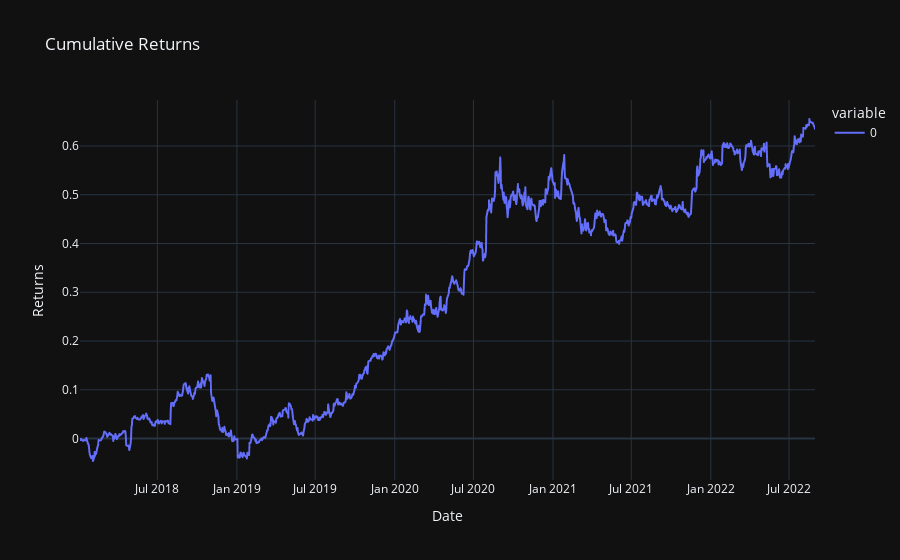

The notebook cell this image was saved under:
### Code cell
px.line(cumRet, title = "Cumulative Returns", labels={"value": "Returns"},template="plotly_dark")

### Figure 1 — Plotly figure (JSON) as saved in the notebook; plotly's stock layout.template omitted (floating-point values rounded to 4 significant figures; data arrays with more than 128 entries replaced by an {"elided": "..."} marker saying what was removed)
{"data": [{"hovertemplate": "variable=0<br>Date=%{x}<br>Returns=%{y}<extra></extra>", "legendgroup": "0", "line": {"color": "#636efa", "dash": "solid"}, "marker": {"symbol": "circle"}, "mode": "lines", "name": "0", "showlegend": true, "type": "scattergl", "x": {"elided": "1173 str values"}, "xaxis": "x", "y": {"elided": "1173 float values"}, "yaxis": "y"}], "layout": {"legend": {"title": {"text": "variable"}, "tracegroupgap": 0}, "title": {"text": "Cumulative Returns"}, "xaxis": {"anchor": "y", "domain": [0, 1], "title": {"text": "Date"}}, "yaxis": {"anchor": "x", "domain": [0, 1], "title": {"text": "Returns"}}}}
